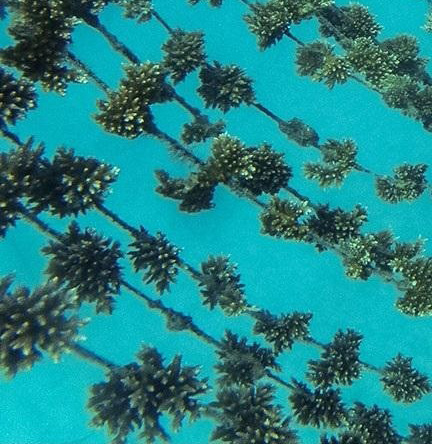
#> input picture corals.jpg, 432 x 444 px
$ python facedetect.py
#> lines starting #> are read from the running program, lines starting #| are printed output that depends on the picture; after the words box and inside, x2 and y2 are one past the last pixel; in counts of white or black regions, pixels touching at a corner belong together
import cv2
import numpy as np

face_cascade = cv2.CascadeClassifier('myhaarc.xml')

img = cv2.imread('corals.jpg');
#> img is the input picture: shape (444, 432, 3); mean B, G, R 134.3, 131.7, 33.3
gray = cv2.cvtColor(img,cv2.COLOR_BGR2GRAY)
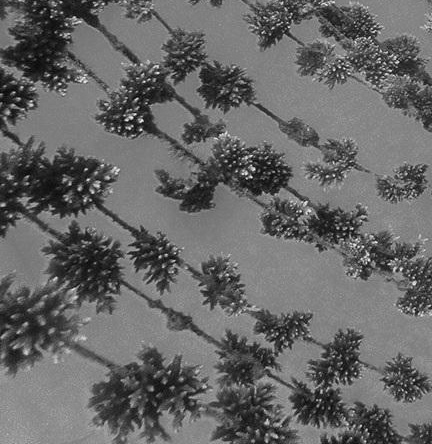
#> gray: shape (444, 432); min 5, max 245, mean 102.6
faces = face_cascade.detectMultiScale(gray,1.3,5)
#> faces = 33 rows, first 6: [163, 22, 41, 41], [158, 51, 24, 24], [120, 49, 49, 49], [183, 42, 75, 75], [6, 67, 25, 25], [105, 79, 29, 29]
for (x,y,w,h) in faces:
    cv2.rectangle(img, (x,y),(x+w,y+h),(0,255,0),3)
#> this loop made 33 passes
#> (x, y, w, h) on passes 1 to 12: (163, 22, 41, 41), (158, 51, 24, 24), (120, 49, 49, 49), (183, 42, 75, 75), (6, 67, 25, 25), (105, 79, 29, 29), (215, 125, 58, 58), (398, 156, 28, 28), (169, 170, 24, 24), (372, 161, 39, 39), (178, 170, 29, 29), (355, 219, 28, 28)
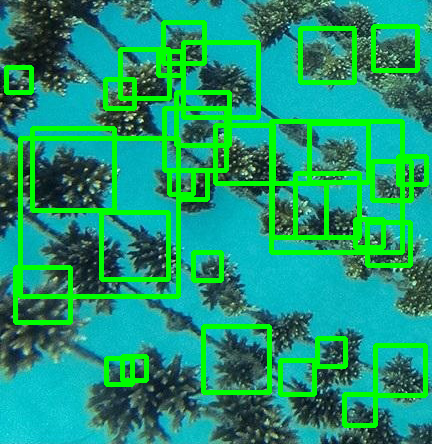
#> img: shape (444, 432, 3); 15.64% of pixels changed, all inside (x1, y1, x2, y2) = (4, 20, 429, 428)
cv2.imwrite('563.jpg',img)
cv2.waitKey(0)

$ run again, with 35.jpg copied over corals.jpg
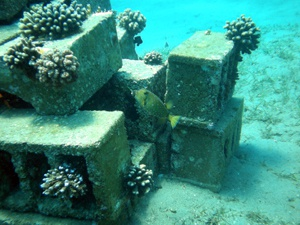
#> input picture 35.jpg, 300 x 225 px
#> img is the input picture: shape (225, 300, 3); mean B, G, R 124.7, 137.2, 57.7
#> `gray = cv2.cvtColor(img,cv2.COLOR_BGR2GRAY)`:
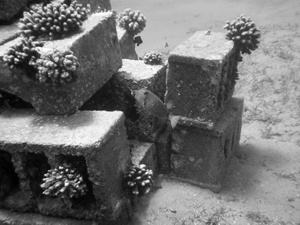
#> gray: shape (225, 300); min 0, max 254, mean 112
#> faces = [[114, 4, 24, 24], [227, 10, 33, 33], [8, 28, 32, 32], [262, 30, 30, 30], [38, 43, 35, 35], [255, 58, 24, 24], [262, 90, 24, 24], [131, 152, 24, 24], [247, 54, 31, 31], [122, 32, 70, 70], [38, 142, 55, 55]]
#> the loop `for (x,y,w,h) in faces:` made 11 passes
#> after the loop `for (x,y,w,h) in faces:`:
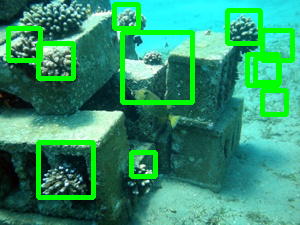
#> img: shape (225, 300, 3); 10.46% of pixels changed, all inside (x1, y1, x2, y2) = (6, 2, 295, 200)

$ run again, with 463.jpg copied over corals.jpg
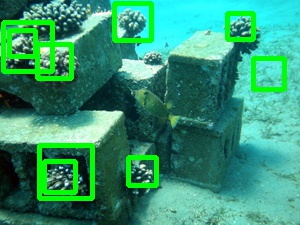
#> input picture 463.jpg, 300 x 225 px
#> img is the input picture: shape (225, 300, 3); mean B, G, R 114.2, 148.4, 53
#> `gray = cv2.cvtColor(img,cv2.COLOR_BGR2GRAY)`:
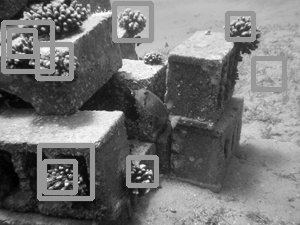
#> gray: shape (225, 300); min 0, max 255, mean 116
#> faces = [[117, 5, 27, 27], [228, 9, 31, 31], [49, 42, 30, 30], [253, 58, 29, 29], [125, 145, 38, 38], [256, 89, 31, 31], [32, 33, 59, 59], [217, 5, 59, 59], [49, 131, 55, 55], [121, 11, 122, 122]]
#> the loop `for (x,y,w,h) in faces:` made 10 passes
#> after the loop `for (x,y,w,h) in faces:`:
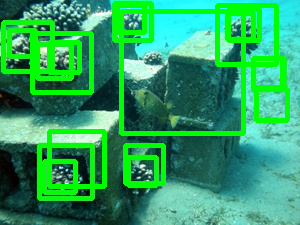
#> img: shape (225, 300, 3); 13.08% of pixels changed, all inside (x1, y1, x2, y2) = (30, 3, 290, 189)
